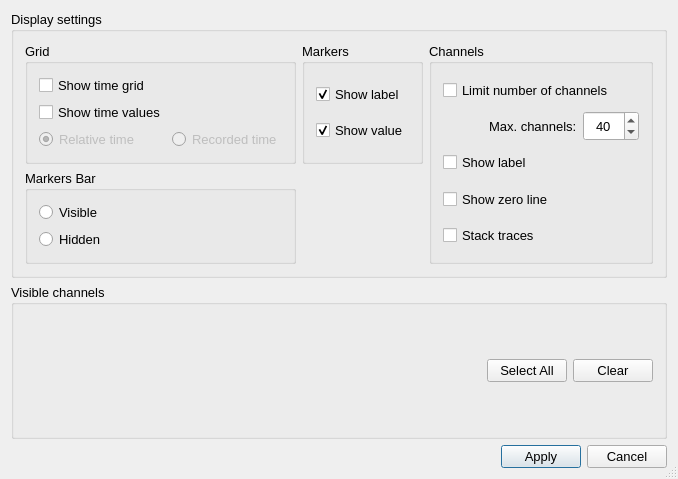
<?xml version="1.0" encoding="UTF-8"?>
<ui version="4.0">
 <class>AwViewSettingsUiClass</class>
 <widget class="QDialog" name="AwViewSettingsUiClass">
  <property name="windowModality">
   <enum>Qt::WindowModal</enum>
  </property>
  <property name="geometry">
   <rect>
    <x>0</x>
    <y>0</y>
    <width>678</width>
    <height>479</height>
   </rect>
  </property>
  <property name="font">
   <font>
    <family>Arial</family>
    <pointsize>10</pointsize>
   </font>
  </property>
  <property name="windowTitle">
   <string>View settings</string>
  </property>
  <property name="windowIcon">
   <iconset resource="../../../resources/AnyWave.qrc">
    <normaloff>:/images/AnyWave_icon.png</normaloff>:/images/AnyWave_icon.png</iconset>
  </property>
  <property name="sizeGripEnabled">
   <bool>true</bool>
  </property>
  <property name="modal">
   <bool>true</bool>
  </property>
  <layout class="QGridLayout" name="gridLayout_6">
   <item row="0" column="0">
    <widget class="QGroupBox" name="groupBox">
     <property name="sizePolicy">
      <sizepolicy hsizetype="Expanding" vsizetype="Expanding">
       <horstretch>0</horstretch>
       <verstretch>0</verstretch>
      </sizepolicy>
     </property>
     <property name="title">
      <string>Display settings</string>
     </property>
     <layout class="QGridLayout" name="gridLayout_7">
      <item row="0" column="0">
       <widget class="QGroupBox" name="Grid">
        <property name="sizePolicy">
         <sizepolicy hsizetype="Expanding" vsizetype="Expanding">
          <horstretch>0</horstretch>
          <verstretch>0</verstretch>
         </sizepolicy>
        </property>
        <property name="title">
         <string>Grid</string>
        </property>
        <layout class="QGridLayout" name="gridLayout_3">
         <item row="2" column="0">
          <widget class="QRadioButton" name="radioRelativeTime">
           <property name="enabled">
            <bool>false</bool>
           </property>
           <property name="text">
            <string>Relative time</string>
           </property>
           <property name="checked">
            <bool>true</bool>
           </property>
          </widget>
         </item>
         <item row="1" column="0">
          <widget class="QCheckBox" name="checkSeconds">
           <property name="sizePolicy">
            <sizepolicy hsizetype="Minimum" vsizetype="Preferred">
             <horstretch>0</horstretch>
             <verstretch>0</verstretch>
            </sizepolicy>
           </property>
           <property name="text">
            <string>Show time values</string>
           </property>
          </widget>
         </item>
         <item row="0" column="0">
          <widget class="QCheckBox" name="checkTime">
           <property name="sizePolicy">
            <sizepolicy hsizetype="Minimum" vsizetype="Preferred">
             <horstretch>0</horstretch>
             <verstretch>0</verstretch>
            </sizepolicy>
           </property>
           <property name="text">
            <string>Show time grid</string>
           </property>
          </widget>
         </item>
         <item row="2" column="1">
          <widget class="QRadioButton" name="radioRecordedTime">
           <property name="enabled">
            <bool>false</bool>
           </property>
           <property name="text">
            <string>Recorded time</string>
           </property>
          </widget>
         </item>
        </layout>
       </widget>
      </item>
      <item row="0" column="1">
       <widget class="QGroupBox" name="groupBox_6">
        <property name="sizePolicy">
         <sizepolicy hsizetype="Expanding" vsizetype="Expanding">
          <horstretch>0</horstretch>
          <verstretch>0</verstretch>
         </sizepolicy>
        </property>
        <property name="title">
         <string>Markers</string>
        </property>
        <layout class="QGridLayout" name="gridLayout_2">
         <item row="0" column="0">
          <widget class="QCheckBox" name="checkMarkerLabel">
           <property name="text">
            <string>Show label</string>
           </property>
           <property name="checked">
            <bool>true</bool>
           </property>
          </widget>
         </item>
         <item row="1" column="0">
          <widget class="QCheckBox" name="checkMarkerValue">
           <property name="text">
            <string>Show value</string>
           </property>
           <property name="checked">
            <bool>true</bool>
           </property>
          </widget>
         </item>
        </layout>
       </widget>
      </item>
      <item row="0" column="2" rowspan="2">
       <widget class="QGroupBox" name="groupBox_2">
        <property name="sizePolicy">
         <sizepolicy hsizetype="Expanding" vsizetype="Expanding">
          <horstretch>0</horstretch>
          <verstretch>0</verstretch>
         </sizepolicy>
        </property>
        <property name="title">
         <string>Channels</string>
        </property>
        <layout class="QGridLayout" name="gridLayout">
         <item row="0" column="0" colspan="3">
          <widget class="QCheckBox" name="checkLimit">
           <property name="sizePolicy">
            <sizepolicy hsizetype="Minimum" vsizetype="Preferred">
             <horstretch>0</horstretch>
             <verstretch>0</verstretch>
            </sizepolicy>
           </property>
           <property name="text">
            <string>Limit number of channels</string>
           </property>
          </widget>
         </item>
         <item row="1" column="0">
          <spacer name="horizontalSpacer_2">
           <property name="orientation">
            <enum>Qt::Horizontal</enum>
           </property>
           <property name="sizeHint" stdset="0">
            <size>
             <width>122</width>
             <height>20</height>
            </size>
           </property>
          </spacer>
         </item>
         <item row="1" column="1">
          <widget class="QLabel" name="label">
           <property name="text">
            <string>Max. channels:</string>
           </property>
          </widget>
         </item>
         <item row="1" column="2">
          <widget class="QSpinBox" name="sbNbChan">
           <property name="sizePolicy">
            <sizepolicy hsizetype="MinimumExpanding" vsizetype="Preferred">
             <horstretch>0</horstretch>
             <verstretch>0</verstretch>
            </sizepolicy>
           </property>
           <property name="alignment">
            <set>Qt::AlignCenter</set>
           </property>
           <property name="buttonSymbols">
            <enum>QAbstractSpinBox::UpDownArrows</enum>
           </property>
           <property name="maximum">
            <number>1000</number>
           </property>
           <property name="value">
            <number>40</number>
           </property>
          </widget>
         </item>
         <item row="2" column="0" colspan="3">
          <widget class="QCheckBox" name="checkChanName">
           <property name="sizePolicy">
            <sizepolicy hsizetype="Minimum" vsizetype="Preferred">
             <horstretch>0</horstretch>
             <verstretch>0</verstretch>
            </sizepolicy>
           </property>
           <property name="text">
            <string>Show label</string>
           </property>
          </widget>
         </item>
         <item row="3" column="0" colspan="2">
          <widget class="QCheckBox" name="checkBaseLine">
           <property name="sizePolicy">
            <sizepolicy hsizetype="Minimum" vsizetype="Preferred">
             <horstretch>0</horstretch>
             <verstretch>0</verstretch>
            </sizepolicy>
           </property>
           <property name="text">
            <string>Show zero line</string>
           </property>
          </widget>
         </item>
         <item row="4" column="0" colspan="2">
          <widget class="QCheckBox" name="checkOverlay">
           <property name="sizePolicy">
            <sizepolicy hsizetype="Minimum" vsizetype="Preferred">
             <horstretch>0</horstretch>
             <verstretch>0</verstretch>
            </sizepolicy>
           </property>
           <property name="text">
            <string>Stack traces</string>
           </property>
          </widget>
         </item>
        </layout>
       </widget>
      </item>
      <item row="1" column="0">
       <widget class="QGroupBox" name="groupBox_5">
        <property name="sizePolicy">
         <sizepolicy hsizetype="Expanding" vsizetype="Expanding">
          <horstretch>0</horstretch>
          <verstretch>0</verstretch>
         </sizepolicy>
        </property>
        <property name="title">
         <string>Markers Bar</string>
        </property>
        <property name="flat">
         <bool>false</bool>
        </property>
        <layout class="QGridLayout" name="gridLayout_4">
         <item row="0" column="0">
          <widget class="QRadioButton" name="radioAlways">
           <property name="sizePolicy">
            <sizepolicy hsizetype="Minimum" vsizetype="Preferred">
             <horstretch>0</horstretch>
             <verstretch>0</verstretch>
            </sizepolicy>
           </property>
           <property name="text">
            <string>Visible</string>
           </property>
          </widget>
         </item>
         <item row="1" column="0">
          <widget class="QRadioButton" name="radioHidden">
           <property name="sizePolicy">
            <sizepolicy hsizetype="Minimum" vsizetype="Preferred">
             <horstretch>0</horstretch>
             <verstretch>0</verstretch>
            </sizepolicy>
           </property>
           <property name="text">
            <string>Hidden</string>
           </property>
          </widget>
         </item>
        </layout>
       </widget>
      </item>
     </layout>
    </widget>
   </item>
   <item row="1" column="0">
    <widget class="QGroupBox" name="groupBox_3">
     <property name="sizePolicy">
      <sizepolicy hsizetype="Expanding" vsizetype="Expanding">
       <horstretch>0</horstretch>
       <verstretch>0</verstretch>
      </sizepolicy>
     </property>
     <property name="title">
      <string>Visible channels</string>
     </property>
     <layout class="QGridLayout" name="gridLayout_5">
      <item row="0" column="0" colspan="3">
       <layout class="QGridLayout" name="gridLayoutTypes"/>
      </item>
      <item row="1" column="0">
       <spacer name="horizontalSpacer_3">
        <property name="orientation">
         <enum>Qt::Horizontal</enum>
        </property>
        <property name="sizeHint" stdset="0">
         <size>
          <width>485</width>
          <height>20</height>
         </size>
        </property>
       </spacer>
      </item>
      <item row="1" column="1">
       <widget class="QPushButton" name="buttonAll">
        <property name="sizePolicy">
         <sizepolicy hsizetype="Preferred" vsizetype="Fixed">
          <horstretch>0</horstretch>
          <verstretch>0</verstretch>
         </sizepolicy>
        </property>
        <property name="text">
         <string>Select All</string>
        </property>
       </widget>
      </item>
      <item row="1" column="2">
       <widget class="QPushButton" name="buttonNone">
        <property name="sizePolicy">
         <sizepolicy hsizetype="Preferred" vsizetype="Fixed">
          <horstretch>0</horstretch>
          <verstretch>0</verstretch>
         </sizepolicy>
        </property>
        <property name="text">
         <string>Clear</string>
        </property>
       </widget>
      </item>
     </layout>
    </widget>
   </item>
   <item row="2" column="0">
    <layout class="QHBoxLayout" name="horizontalLayout">
     <item>
      <spacer name="horizontalSpacer">
       <property name="orientation">
        <enum>Qt::Horizontal</enum>
       </property>
       <property name="sizeHint" stdset="0">
        <size>
         <width>40</width>
         <height>20</height>
        </size>
       </property>
      </spacer>
     </item>
     <item>
      <widget class="QPushButton" name="buttonOK">
       <property name="text">
        <string>Apply</string>
       </property>
       <property name="autoDefault">
        <bool>false</bool>
       </property>
       <property name="default">
        <bool>true</bool>
       </property>
      </widget>
     </item>
     <item>
      <widget class="QPushButton" name="buttonCancel">
       <property name="text">
        <string>Cancel</string>
       </property>
       <property name="autoDefault">
        <bool>false</bool>
       </property>
      </widget>
     </item>
    </layout>
   </item>
  </layout>
 </widget>
 <layoutdefault spacing="6" margin="11"/>
 <resources>
  <include location="../../../resources/AnyWave.qrc"/>
 </resources>
 <connections>
  <connection>
   <sender>buttonOK</sender>
   <signal>clicked()</signal>
   <receiver>AwViewSettingsUiClass</receiver>
   <slot>accept()</slot>
   <hints>
    <hint type="sourcelabel">
     <x>536</x>
     <y>406</y>
    </hint>
    <hint type="destinationlabel">
     <x>204</x>
     <y>315</y>
    </hint>
   </hints>
  </connection>
  <connection>
   <sender>buttonCancel</sender>
   <signal>clicked()</signal>
   <receiver>AwViewSettingsUiClass</receiver>
   <slot>reject()</slot>
   <hints>
    <hint type="sourcelabel">
     <x>617</x>
     <y>406</y>
    </hint>
    <hint type="destinationlabel">
     <x>134</x>
     <y>317</y>
    </hint>
   </hints>
  </connection>
  <connection>
   <sender>checkLimit</sender>
   <signal>toggled(bool)</signal>
   <receiver>sbNbChan</receiver>
   <slot>setEnabled(bool)</slot>
   <hints>
    <hint type="sourcelabel">
     <x>541</x>
     <y>87</y>
    </hint>
    <hint type="destinationlabel">
     <x>598</x>
     <y>120</y>
    </hint>
   </hints>
  </connection>
  <connection>
   <sender>checkSeconds</sender>
   <signal>toggled(bool)</signal>
   <receiver>radioRelativeTime</receiver>
   <slot>setEnabled(bool)</slot>
   <hints>
    <hint type="sourcelabel">
     <x>119</x>
     <y>101</y>
    </hint>
    <hint type="destinationlabel">
     <x>81</x>
     <y>119</y>
    </hint>
   </hints>
  </connection>
  <connection>
   <sender>checkSeconds</sender>
   <signal>toggled(bool)</signal>
   <receiver>radioRecordedTime</receiver>
   <slot>setEnabled(bool)</slot>
   <hints>
    <hint type="sourcelabel">
     <x>119</x>
     <y>93</y>
    </hint>
    <hint type="destinationlabel">
     <x>228</x>
     <y>118</y>
    </hint>
   </hints>
  </connection>
 </connections>
</ui>
